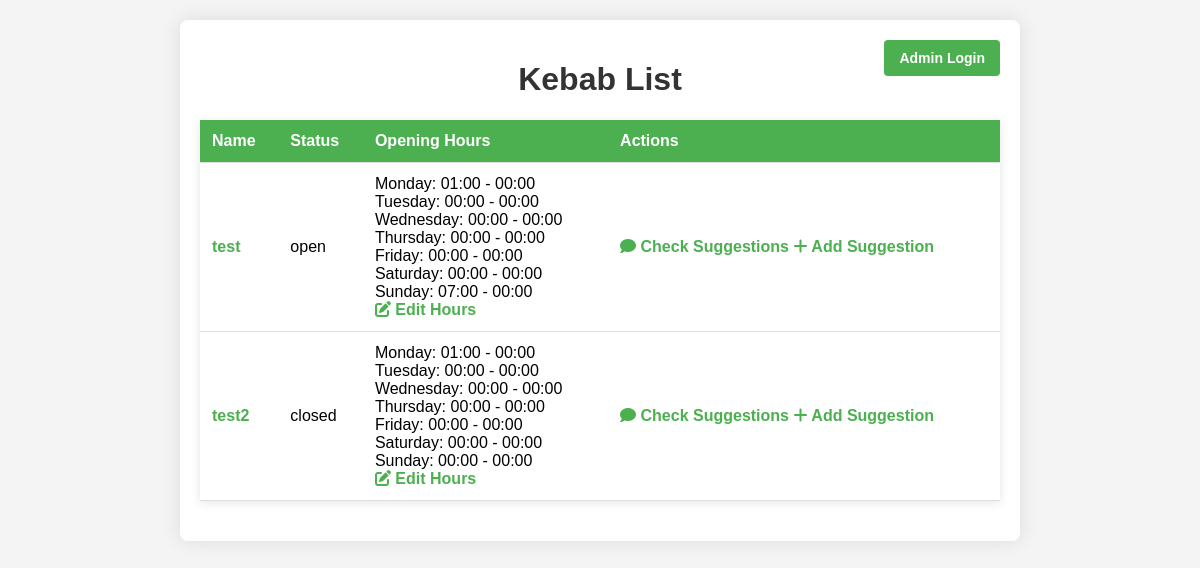
/panel/, run on the app's committed database.
### api/models.py (models this page shows, shortened)
class Kebab(models.Model):
    name = models.CharField(max_length=255)
    description = models.TextField()
    latitude = models.FloatField()
    longitude = models.FloatField()
    contact = models.CharField(max_length=20, blank=True, null=True)
    meats = models.TextField(blank=True, null=True)
    sauces = models.TextField(blank=True, null=True)
    STATUS_CHOICES = [
    ('open', 'Open'),
    ('closed', 'Closed'),
    ('planned', 'Planned')
]
    status = models.CharField(
    max_length=50,
    choices=STATUS_CHOICES
)
    craft_rating = models.BooleanField(default=False)
    in_chain = models.BooleanField(default=False)
    order_methods = models.TextField(blank=True, null=True)
    location_details = models.TextField(blank=True, null=True)
    social_links = models.JSONField(blank=True, null=True)
    logo = models.ImageField(upload_to='kebab_logos/', blank=True, null=True)
    google_rating = models.FloatField(default=0)
    pyszne_rating = models.FloatField(default=0)
    last_updated = models.DateTimeField(default=now)

### panel/views.py (the view)
# urls.py: path('', views.kebab_list_view, name='kebab_list'),
def kebab_list_view(request):
    kebabs = Kebab.objects.all()
    kebab_hours = []
    for kebab in kebabs:
        opening_hours = kebab.openinghour_set.first()  # Get the first associated opening hours
        if opening_hours:
            kebab_hours.append({
                'kebab_name': kebab.name,
                'hours': opening_hours.hours
            })
    return render(request, 'kebab_list.html', {'kebabs': kebabs, 'kebab_hours': kebab_hours})

### panel/templates/kebab_list.html (shortened to what this page needs)
<!DOCTYPE html>
<html lang="pl">
<head>
    <link rel="stylesheet" href="https://cdnjs.cloudflare.com/ajax/libs/font-awesome/6.0.0-beta3/css/all.min.css">
</head>
<body>
    {% load custom_filters %}
    <div class="container">
        <a href="/panel/admin/api" class="admin-login">Admin Login</a>
        <a href="{% url 'kebab_list' %}"><h1>Kebab List</h1></a>
        <table>
            <tr>
                <th>Name</th>
                <th>Status</th>
                <th>Opening Hours</th>
                <th>Actions</th>
            </tr>
            {% for kebab in kebabs %}
            <tr>
                <td><a href="{% url 'kebab_detail' kebab.id %}">{{ kebab.name }}</a></td>
                <td>{{ kebab.status }}</td>
                <td>
                    {% for hour in kebab_hours %}
                        {% if hour.kebab_name == kebab.name %}
                            {% if hour.hours %}
                                {% for day, times in hour.hours.items %}
                                    {{ day|title }}: {{ times.open }} - {{ times.close }}<br>
                                {% endfor %}
                            {% else %}
                                No opening hours available
                            {% endif %}
                        {% endif %}
                    {% endfor %}
                    <a href="{% url 'edit_hours' kebab.id %}"><i class="fas fa-edit"></i> Edit Hours</a>
                </td>
                <td>
                    <a href="{% url 'check_suggestions' %}"><i class="fas fa-comment"></i> Check Suggestions</a>
                    <a href="{% url 'add_suggestion' %}"><i class="fas fa-plus"></i> Add Suggestion</a>
                </td>
            </tr>
            {% endfor %}
        </table>
    </div>
</body>
</html>

### panel/templates/kebab_list.html (style rules this page uses)
body { font-family: Arial, sans-serif; background-color: #f4f4f4; margin: 0; padding: 20px; }
h1 { text-align: center; color: #333; }
table { width: 100%; border-collapse: collapse; margin: 20px 0; box-shadow: 0 2px 10px rgba(0, 0, 0, 0.1); }
th, td { padding: 12px; text-align: left; border-bottom: 1px solid #ddd; }
th { background-color: #4CAF50; color: white; }
a { text-decoration: none; color: #4CAF50; font-weight: bold; }
.container { max-width: 800px; margin: auto; background: white; padding: 20px; border-radius: 8px; box-shadow: 0 0 20px rgba(0, 0, 0, 0.1); position: relative; }
.admin-login { position: absolute; top: 20px; right: 20px; background-color: #4CAF50; color: white; padding: 10px 15px; border: none; border-radius: 4px; cursor: pointer; font-size: 14px; text-decoration: none; }

### data on the page
Kebab: name "test", status "open", hours "Monday" "Tuesday" "Wednesday" "Thursday" "Friday" "Saturday" "Sunday", open "01:00" "00:00" "00:00" "00:00" "00:00" "00:00" "07:00", close "00:00" "00:00" "00:00" "00:00" "00:00" "00:00" "00:00"
Kebab: name "test2", status "closed", hours "Monday" "Tuesday" "Wednesday" "Thursday" "Friday" "Saturday" "Sunday", open "01:00" "00:00" "00:00" "00:00" "00:00" "00:00" "00:00", close "00:00" "00:00" "00:00" "00:00" "00:00" "00:00" "00:00"
